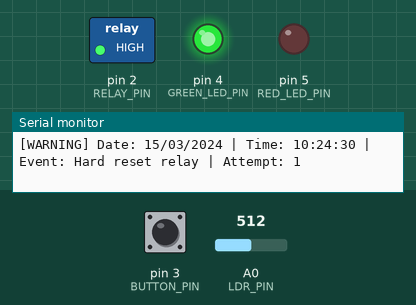
A program run on a simulated Arduino Uno, built with avr-gcc and run on an emulated ATmega328P. Shown: switched loads named in the program (green lamp = pin HIGH), output pins drawn as LEDs (lit = HIGH), the last lines printed to the serial monitor. Inputs (shaded band) come from the test bench; at power-on: A0 (LDR_PIN) = 512, pin 3 (BUTTON_PIN) LOW. The local clock reads 2024-03-15 10:24:30 at power-on unless the program sets it.

Above: at 1.2 s.
1.3 s: A0 (LDR_PIN) set to 374
At 4.4 s:
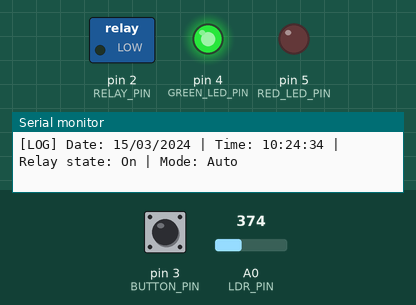
4.7 s: pin 3 (BUTTON_PIN) pulled HIGH for 3.2 s
At 8.9 s:
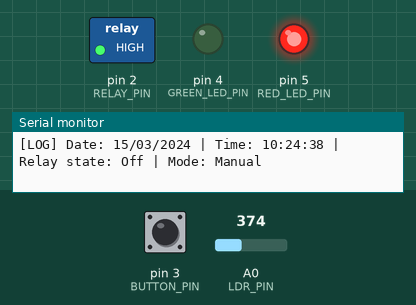
Timing chart, 0 to 10.4 s (numbered marks = the images above; inputs shaded):
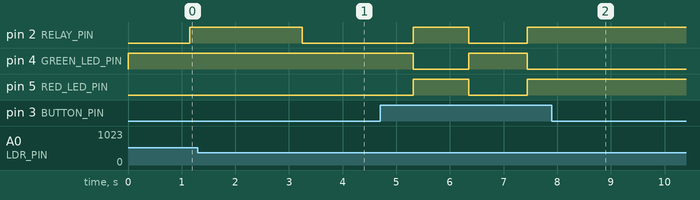

Measured:
- after the input at 4.7 s, pin 2 (RELAY_PIN), pin 5 (RED_LED_PIN): LOW → HIGH after 0.62 s, → LOW 1.0 s later, → HIGH 1.1 s later; pin 4 (GREEN_LED_PIN): HIGH → LOW after 0.62 s, → HIGH 1.0 s later, → LOW 1.1 s later

The program:

main.cpp
```cpp
// aquadynamics/embedded/lightning

#include <Arduino.h>
#include <SPI.h>
#include "RTClib.h"

#define RELAY_PIN 2 // relay pin definition

#define BUTTON_PIN 3 // button pin definition

#define GREEN_LED_PIN 4 // green LED pin definition
#define RED_LED_PIN 5   // red LED pin definition

#define LDR_PIN A0 // LDR pin definition

// RTC object initialization
RTC_DS1307 rtc;

const int LDR_THRESHOLD = 384;

const int LIGHTNING_START_HOUR = 8;
const int LIGHTNING_START_MINUTE = 0;
const int LIGHTNING_END_HOUR = 17;
const int LIGHTNING_END_MINUTE = 0;

bool button_override = false; // button lightning override flag
enum LightningMode
{
  AUTO,
  MANUAL
};
LightningMode lightning_mode = AUTO; // lightning mode flag

String to_string(int number)
{
  return number < 10 ? "0" + String(number) : String(number);
}

void log(String label, String message)
{
  // get the current timestamp
  DateTime timestamp = rtc.now();

  // format the current date
  String day = to_string(timestamp.day());
  String month = to_string(timestamp.month());
  String date = day + "/" + month + "/" + String(timestamp.year());

  // format the current time
  String hour = to_string(timestamp.hour());
  String minute = to_string(timestamp.minute());
  String second = to_string(timestamp.second());
  String time = hour + ":" + minute + ":" + second;

  // print the current date to the serial monitor
  Serial.print("[" + label + "]");
  Serial.print(" Date: ");
  Serial.print(date);
  // print the current time to the serial monitor
  Serial.print(" | Time: ");
  Serial.print(time);
  Serial.print(" | ");
  Serial.println(message);
}

// method to hard reset the relay in order to fix mechanical issues
void hard_reset_relay(int attempt, bool (*is_lightning_wrong)())
{
  log("WARNING", "Event: Hard reset relay | Attempt: " + String(attempt));

  // hard reset the relay - turn it off and then on
  digitalWrite(RELAY_PIN, LOW);
  delay(1000);

  if (!is_lightning_wrong())
    return;

  digitalWrite(RELAY_PIN, HIGH);
  delay(1000);
}

bool is_lightning_off()
{
  return analogRead(LDR_PIN) >= LDR_THRESHOLD;
}

bool is_lightning_on()
{
  return analogRead(LDR_PIN) < LDR_THRESHOLD;
}

// method to verify if the relay is in its wrong state and fix its mechanical issues
void verify_mechanical_relay_issues(bool (*is_lightning_wrong)())
{
  delay(50); // debounce delay before checking if the lightning is wrong

  // if relay is in its wrong state
  if (is_lightning_wrong())
  {
    // print the event to the serial monitor
    log("WARNING", "Event: Start relay hard reset");

    int reset_attempt = 1;

    // while the relay is in its incorrect state
    while (is_lightning_wrong())
    {
      // hard reset the relay in order to fix mechanical issues
      hard_reset_relay(reset_attempt++, is_lightning_wrong);

      // debounce delay before verifying if the
      // lightning is wrong and hard reseting again
      delay(50);
    }

    // print the event to the serial monitor
    log("WARNING", "Event: End relay hard reset");
  }
}

bool is_lightning_time()
{
  // get the current timestamp
  DateTime timestamp = rtc.now();

  int hour = timestamp.hour();
  int minute = timestamp.minute();

  int current_time = hour * 60 + minute;

  int lightning_start_time = LIGHTNING_START_HOUR * 60 + LIGHTNING_START_MINUTE;
  int lightning_end_time = LIGHTNING_END_HOUR * 60 + LIGHTNING_END_MINUTE;

  return current_time >= lightning_start_time && current_time <= lightning_end_time;
}

void setup()
{
  pinMode(RELAY_PIN, OUTPUT);
  // turn off relay by default
  digitalWrite(RELAY_PIN, HIGH);

  // initialize RTC
  rtc.begin();

  if (!rtc.isrunning())
    // set the time to the compile time, if the RTC is not running yet
    rtc.adjust(DateTime(F(__DATE__), F(__TIME__)));

  pinMode(BUTTON_PIN, INPUT);

  pinMode(GREEN_LED_PIN, OUTPUT);
  // turn on green LED by default
  digitalWrite(GREEN_LED_PIN, HIGH);

  pinMode(RED_LED_PIN, OUTPUT);
  // turn off red LED by default
  digitalWrite(RED_LED_PIN, LOW);

  // initialize serial communication
  Serial.begin(9600);
}

void loop()
{
  // if it is lightning time and there is no button override
  if (is_lightning_time() && !button_override)
  {
    // turn on relay by turning the pin low
    digitalWrite(RELAY_PIN, LOW);

    verify_mechanical_relay_issues(is_lightning_off);
  }

  else if (!button_override)
  {
    // turn off relay by turning the pin high
    digitalWrite(RELAY_PIN, HIGH);

    verify_mechanical_relay_issues(is_lightning_on);
  }

  // if the button is pressed
  if (digitalRead(BUTTON_PIN))
  {
    // toggle the relay
    digitalWrite(RELAY_PIN, !digitalRead(RELAY_PIN));

    // set the button override flag
    button_override = !button_override;

    // turn off green LED by turning the pin high
    digitalWrite(GREEN_LED_PIN, !digitalRead(GREEN_LED_PIN));

    // turn on red LED by turning the pin low
    digitalWrite(RED_LED_PIN, !digitalRead(RED_LED_PIN));

    // set the mode flag
    lightning_mode = button_override ? MANUAL : AUTO;

    // print the button override message
    log("WARNING", "Event: Button override");
  }

  String relay_state = digitalRead(RELAY_PIN) ? "Off" : "On";

  log("LOG", "Relay state: " + relay_state + " | Mode: " + (lightning_mode == AUTO ? "Auto" : "Manual"));

  // wait for 950 milliseconds (the remaining 50 milliseconds are used for the delay deboucing)
  delay(950);
}
```
